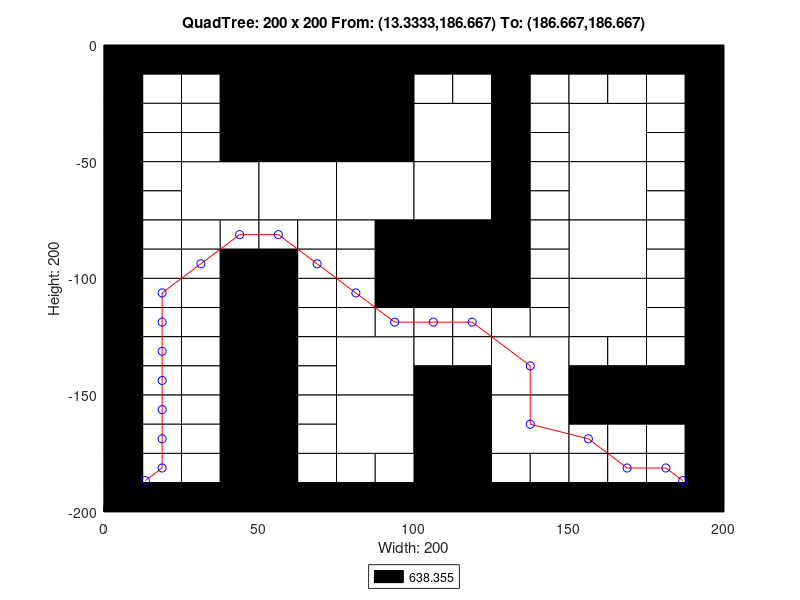

The MATLAB script that drew this image:
axis([0 200 -200 0]);
title('QuadTree: 200 x 200 From: (13.3333,186.667) To: (186.667,186.667)');
xlabel('Width: 200');
ylabel('Height: 200');
rectangle('Position',[50 -50 50 50], 'FaceColor',[0 0 0]);
rectangle('Position',[25 -75 25 25], 'FaceColor',[1 1 1]);
rectangle('Position',[50 -75 25 25], 'FaceColor',[1 1 1]);
rectangle('Position',[75 -75 25 25], 'FaceColor',[1 1 1]);
rectangle('Position',[100 -50 25 25], 'FaceColor',[1 1 1]);
rectangle('Position',[150 -50 25 25], 'FaceColor',[1 1 1]);
rectangle('Position',[100 -75 25 25], 'FaceColor',[1 1 1]);
rectangle('Position',[100 -100 25 25], 'FaceColor',[0 0 0]);
rectangle('Position',[150 -75 25 25], 'FaceColor',[1 1 1]);
rectangle('Position',[150 -100 25 25], 'FaceColor',[1 1 1]);
rectangle('Position',[75 -150 25 25], 'FaceColor',[1 1 1]);
rectangle('Position',[75 -175 25 25], 'FaceColor',[1 1 1]);
rectangle('Position',[125 -150 25 25], 'FaceColor',[1 1 1]);
rectangle('Position',[150 -125 25 25], 'FaceColor',[1 1 1]);
rectangle('Position',[100 -175 25 25], 'FaceColor',[0 0 0]);
rectangle('Position',[125 -175 25 25], 'FaceColor',[1 1 1]);
rectangle('Position',[100 -200 25 25], 'FaceColor',[0 0 0]);
rectangle('Position',[0 -12.5 12.5 12.5], 'FaceColor',[0 0 0]);
rectangle('Position',[12.5 -12.5 12.5 12.5], 'FaceColor',[0 0 0]);
rectangle('Position',[0 -25 12.5 12.5], 'FaceColor',[0 0 0]);
rectangle('Position',[12.5 -25 12.5 12.5], 'FaceColor',[1 1 1]);
rectangle('Position',[25 -12.5 12.5 12.5], 'FaceColor',[0 0 0]);
rectangle('Position',[37.5 -12.5 12.5 12.5], 'FaceColor',[0 0 0]);
rectangle('Position',[25 -25 12.5 12.5], 'FaceColor',[1 1 1]);
rectangle('Position',[37.5 -25 12.5 12.5], 'FaceColor',[0 0 0]);
rectangle('Position',[0 -37.5 12.5 12.5], 'FaceColor',[0 0 0]);
rectangle('Position',[12.5 -37.5 12.5 12.5], 'FaceColor',[1 1 1]);
rectangle('Position',[0 -50 12.5 12.5], 'FaceColor',[0 0 0]);
rectangle('Position',[12.5 -50 12.5 12.5], 'FaceColor',[1 1 1]);
rectangle('Position',[25 -37.5 12.5 12.5], 'FaceColor',[1 1 1]);
rectangle('Position',[37.5 -37.5 12.5 12.5], 'FaceColor',[0 0 0]);
rectangle('Position',[25 -50 12.5 12.5], 'FaceColor',[1 1 1]);
rectangle('Position',[37.5 -50 12.5 12.5], 'FaceColor',[0 0 0]);
rectangle('Position',[0 -62.5 12.5 12.5], 'FaceColor',[0 0 0]);
rectangle('Position',[12.5 -62.5 12.5 12.5], 'FaceColor',[1 1 1]);
rectangle('Position',[0 -75 12.5 12.5], 'FaceColor',[0 0 0]);
rectangle('Position',[12.5 -75 12.5 12.5], 'FaceColor',[1 1 1]);
rectangle('Position',[0 -87.5 12.5 12.5], 'FaceColor',[0 0 0]);
rectangle('Position',[12.5 -87.5 12.5 12.5], 'FaceColor',[1 1 1]);
rectangle('Position',[0 -100 12.5 12.5], 'FaceColor',[0 0 0]);
rectangle('Position',[12.5 -100 12.5 12.5], 'FaceColor',[1 1 1]);
rectangle('Position',[25 -87.5 12.5 12.5], 'FaceColor',[1 1 1]);
rectangle('Position',[37.5 -87.5 12.5 12.5], 'FaceColor',[1 1 1]);
rectangle('Position',[25 -100 12.5 12.5], 'FaceColor',[1 1 1]);
rectangle('Position',[37.5 -100 12.5 12.5], 'FaceColor',[0 0 0]);
rectangle('Position',[50 -87.5 12.5 12.5], 'FaceColor',[1 1 1]);
rectangle('Position',[62.5 -87.5 12.5 12.5], 'FaceColor',[1 1 1]);
rectangle('Position',[50 -100 12.5 12.5], 'FaceColor',[0 0 0]);
rectangle('Position',[62.5 -100 12.5 12.5], 'FaceColor',[1 1 1]);
rectangle('Position',[75 -87.5 12.5 12.5], 'FaceColor',[1 1 1]);
rectangle('Position',[87.5 -87.5 12.5 12.5], 'FaceColor',[0 0 0]);
rectangle('Position',[75 -100 12.5 12.5], 'FaceColor',[1 1 1]);
rectangle('Position',[87.5 -100 12.5 12.5], 'FaceColor',[0 0 0]);
rectangle('Position',[100 -12.5 12.5 12.5], 'FaceColor',[0 0 0]);
rectangle('Position',[112.5 -12.5 12.5 12.5], 'FaceColor',[0 0 0]);
rectangle('Position',[100 -25 12.5 12.5], 'FaceColor',[1 1 1]);
rectangle('Position',[112.5 -25 12.5 12.5], 'FaceColor',[1 1 1]);
rectangle('Position',[125 -12.5 12.5 12.5], 'FaceColor',[0 0 0]);
rectangle('Position',[137.5 -12.5 12.5 12.5], 'FaceColor',[0 0 0]);
rectangle('Position',[125 -25 12.5 12.5], 'FaceColor',[0 0 0]);
rectangle('Position',[137.5 -25 12.5 12.5], 'FaceColor',[1 1 1]);
rectangle('Position',[125 -37.5 12.5 12.5], 'FaceColor',[0 0 0]);
rectangle('Position',[137.5 -37.5 12.5 12.5], 'FaceColor',[1 1 1]);
rectangle('Position',[125 -50 12.5 12.5], 'FaceColor',[0 0 0]);
rectangle('Position',[137.5 -50 12.5 12.5], 'FaceColor',[1 1 1]);
rectangle('Position',[150 -12.5 12.5 12.5], 'FaceColor',[0 0 0]);
rectangle('Position',[162.5 -12.5 12.5 12.5], 'FaceColor',[0 0 0]);
rectangle('Position',[150 -25 12.5 12.5], 'FaceColor',[1 1 1]);
rectangle('Position',[162.5 -25 12.5 12.5], 'FaceColor',[1 1 1]);
rectangle('Position',[175 -12.5 12.5 12.5], 'FaceColor',[0 0 0]);
rectangle('Position',[187.5 -12.5 12.5 12.5], 'FaceColor',[0 0 0]);
rectangle('Position',[175 -25 12.5 12.5], 'FaceColor',[1 1 1]);
rectangle('Position',[187.5 -25 12.5 12.5], 'FaceColor',[0 0 0]);
rectangle('Position',[175 -37.5 12.5 12.5], 'FaceColor',[1 1 1]);
rectangle('Position',[187.5 -37.5 12.5 12.5], 'FaceColor',[0 0 0]);
rectangle('Position',[175 -50 12.5 12.5], 'FaceColor',[1 1 1]);
rectangle('Position',[187.5 -50 12.5 12.5], 'FaceColor',[0 0 0]);
rectangle('Position',[125 -62.5 12.5 12.5], 'FaceColor',[0 0 0]);
rectangle('Position',[137.5 -62.5 12.5 12.5], 'FaceColor',[1 1 1]);
rectangle('Position',[125 -75 12.5 12.5], 'FaceColor',[0 0 0]);
rectangle('Position',[137.5 -75 12.5 12.5], 'FaceColor',[1 1 1]);
rectangle('Position',[125 -87.5 12.5 12.5], 'FaceColor',[0 0 0]);
rectangle('Position',[137.5 -87.5 12.5 12.5], 'FaceColor',[1 1 1]);
rectangle('Position',[125 -100 12.5 12.5], 'FaceColor',[0 0 0]);
rectangle('Position',[137.5 -100 12.5 12.5], 'FaceColor',[1 1 1]);
rectangle('Position',[175 -62.5 12.5 12.5], 'FaceColor',[1 1 1]);
rectangle('Position',[187.5 -62.5 12.5 12.5], 'FaceColor',[0 0 0]);
rectangle('Position',[175 -75 12.5 12.5], 'FaceColor',[1 1 1]);
rectangle('Position',[187.5 -75 12.5 12.5], 'FaceColor',[0 0 0]);
rectangle('Position',[175 -87.5 12.5 12.5], 'FaceColor',[1 1 1]);
rectangle('Position',[187.5 -87.5 12.5 12.5], 'FaceColor',[0 0 0]);
rectangle('Position',[175 -100 12.5 12.5], 'FaceColor',[1 1 1]);
rectangle('Position',[187.5 -100 12.5 12.5], 'FaceColor',[0 0 0]);
rectangle('Position',[0 -112.5 12.5 12.5], 'FaceColor',[0 0 0]);
rectangle('Position',[12.5 -112.5 12.5 12.5], 'FaceColor',[1 1 1]);
rectangle('Position',[0 -125 12.5 12.5], 'FaceColor',[0 0 0]);
rectangle('Position',[12.5 -125 12.5 12.5], 'FaceColor',[1 1 1]);
rectangle('Position',[25 -112.5 12.5 12.5], 'FaceColor',[1 1 1]);
rectangle('Position',[37.5 -112.5 12.5 12.5], 'FaceColor',[0 0 0]);
rectangle('Position',[25 -125 12.5 12.5], 'FaceColor',[1 1 1]);
rectangle('Position',[37.5 -125 12.5 12.5], 'FaceColor',[0 0 0]);
rectangle('Position',[0 -137.5 12.5 12.5], 'FaceColor',[0 0 0]);
rectangle('Position',[12.5 -137.5 12.5 12.5], 'FaceColor',[1 1 1]);
rectangle('Position',[0 -150 12.5 12.5], 'FaceColor',[0 0 0]);
rectangle('Position',[12.5 -150 12.5 12.5], 'FaceColor',[1 1 1]);
rectangle('Position',[25 -137.5 12.5 12.5], 'FaceColor',[1 1 1]);
rectangle('Position',[37.5 -137.5 12.5 12.5], 'FaceColor',[0 0 0]);
rectangle('Position',[25 -150 12.5 12.5], 'FaceColor',[1 1 1]);
rectangle('Position',[37.5 -150 12.5 12.5], 'FaceColor',[0 0 0]);
rectangle('Position',[50 -112.5 12.5 12.5], 'FaceColor',[0 0 0]);
rectangle('Position',[62.5 -112.5 12.5 12.5], 'FaceColor',[1 1 1]);
rectangle('Position',[50 -125 12.5 12.5], 'FaceColor',[0 0 0]);
rectangle('Position',[62.5 -125 12.5 12.5], 'FaceColor',[1 1 1]);
rectangle('Position',[75 -112.5 12.5 12.5], 'FaceColor',[1 1 1]);
rectangle('Position',[87.5 -112.5 12.5 12.5], 'FaceColor',[0 0 0]);
rectangle('Position',[75 -125 12.5 12.5], 'FaceColor',[1 1 1]);
rectangle('Position',[87.5 -125 12.5 12.5], 'FaceColor',[1 1 1]);
rectangle('Position',[50 -137.5 12.5 12.5], 'FaceColor',[0 0 0]);
rectangle('Position',[62.5 -137.5 12.5 12.5], 'FaceColor',[1 1 1]);
rectangle('Position',[50 -150 12.5 12.5], 'FaceColor',[0 0 0]);
rectangle('Position',[62.5 -150 12.5 12.5], 'FaceColor',[1 1 1]);
rectangle('Position',[0 -162.5 12.5 12.5], 'FaceColor',[0 0 0]);
rectangle('Position',[12.5 -162.5 12.5 12.5], 'FaceColor',[1 1 1]);
rectangle('Position',[0 -175 12.5 12.5], 'FaceColor',[0 0 0]);
rectangle('Position',[12.5 -175 12.5 12.5], 'FaceColor',[1 1 1]);
rectangle('Position',[25 -162.5 12.5 12.5], 'FaceColor',[1 1 1]);
rectangle('Position',[37.5 -162.5 12.5 12.5], 'FaceColor',[0 0 0]);
rectangle('Position',[25 -175 12.5 12.5], 'FaceColor',[1 1 1]);
rectangle('Position',[37.5 -175 12.5 12.5], 'FaceColor',[0 0 0]);
rectangle('Position',[0 -187.5 12.5 12.5], 'FaceColor',[0 0 0]);
rectangle('Position',[12.5 -187.5 12.5 12.5], 'FaceColor',[1 1 1]);
rectangle('Position',[0 -200 12.5 12.5], 'FaceColor',[0 0 0]);
rectangle('Position',[12.5 -200 12.5 12.5], 'FaceColor',[0 0 0]);
rectangle('Position',[25 -187.5 12.5 12.5], 'FaceColor',[1 1 1]);
rectangle('Position',[37.5 -187.5 12.5 12.5], 'FaceColor',[0 0 0]);
rectangle('Position',[25 -200 12.5 12.5], 'FaceColor',[0 0 0]);
rectangle('Position',[37.5 -200 12.5 12.5], 'FaceColor',[0 0 0]);
rectangle('Position',[50 -162.5 12.5 12.5], 'FaceColor',[0 0 0]);
rectangle('Position',[62.5 -162.5 12.5 12.5], 'FaceColor',[1 1 1]);
rectangle('Position',[50 -175 12.5 12.5], 'FaceColor',[0 0 0]);
rectangle('Position',[62.5 -175 12.5 12.5], 'FaceColor',[1 1 1]);
rectangle('Position',[50 -187.5 12.5 12.5], 'FaceColor',[0 0 0]);
rectangle('Position',[62.5 -187.5 12.5 12.5], 'FaceColor',[1 1 1]);
rectangle('Position',[50 -200 12.5 12.5], 'FaceColor',[0 0 0]);
rectangle('Position',[62.5 -200 12.5 12.5], 'FaceColor',[0 0 0]);
rectangle('Position',[75 -187.5 12.5 12.5], 'FaceColor',[1 1 1]);
rectangle('Position',[87.5 -187.5 12.5 12.5], 'FaceColor',[1 1 1]);
rectangle('Position',[75 -200 12.5 12.5], 'FaceColor',[0 0 0]);
rectangle('Position',[87.5 -200 12.5 12.5], 'FaceColor',[0 0 0]);
rectangle('Position',[100 -112.5 12.5 12.5], 'FaceColor',[0 0 0]);
rectangle('Position',[112.5 -112.5 12.5 12.5], 'FaceColor',[0 0 0]);
rectangle('Position',[100 -125 12.5 12.5], 'FaceColor',[1 1 1]);
rectangle('Position',[112.5 -125 12.5 12.5], 'FaceColor',[1 1 1]);
rectangle('Position',[125 -112.5 12.5 12.5], 'FaceColor',[0 0 0]);
rectangle('Position',[137.5 -112.5 12.5 12.5], 'FaceColor',[1 1 1]);
rectangle('Position',[125 -125 12.5 12.5], 'FaceColor',[1 1 1]);
rectangle('Position',[137.5 -125 12.5 12.5], 'FaceColor',[1 1 1]);
rectangle('Position',[100 -137.5 12.5 12.5], 'FaceColor',[1 1 1]);
rectangle('Position',[112.5 -137.5 12.5 12.5], 'FaceColor',[1 1 1]);
rectangle('Position',[100 -150 12.5 12.5], 'FaceColor',[0 0 0]);
rectangle('Position',[112.5 -150 12.5 12.5], 'FaceColor',[0 0 0]);
rectangle('Position',[175 -112.5 12.5 12.5], 'FaceColor',[1 1 1]);
rectangle('Position',[187.5 -112.5 12.5 12.5], 'FaceColor',[0 0 0]);
rectangle('Position',[175 -125 12.5 12.5], 'FaceColor',[1 1 1]);
rectangle('Position',[187.5 -125 12.5 12.5], 'FaceColor',[0 0 0]);
rectangle('Position',[150 -137.5 12.5 12.5], 'FaceColor',[1 1 1]);
rectangle('Position',[162.5 -137.5 12.5 12.5], 'FaceColor',[1 1 1]);
rectangle('Position',[150 -150 12.5 12.5], 'FaceColor',[0 0 0]);
rectangle('Position',[162.5 -150 12.5 12.5], 'FaceColor',[0 0 0]);
rectangle('Position',[175 -137.5 12.5 12.5], 'FaceColor',[1 1 1]);
rectangle('Position',[187.5 -137.5 12.5 12.5], 'FaceColor',[0 0 0]);
rectangle('Position',[175 -150 12.5 12.5], 'FaceColor',[0 0 0]);
rectangle('Position',[187.5 -150 12.5 12.5], 'FaceColor',[0 0 0]);
rectangle('Position',[125 -187.5 12.5 12.5], 'FaceColor',[1 1 1]);
rectangle('Position',[137.5 -187.5 12.5 12.5], 'FaceColor',[1 1 1]);
rectangle('Position',[125 -200 12.5 12.5], 'FaceColor',[0 0 0]);
rectangle('Position',[137.5 -200 12.5 12.5], 'FaceColor',[0 0 0]);
rectangle('Position',[150 -162.5 12.5 12.5], 'FaceColor',[0 0 0]);
rectangle('Position',[162.5 -162.5 12.5 12.5], 'FaceColor',[0 0 0]);
rectangle('Position',[150 -175 12.5 12.5], 'FaceColor',[1 1 1]);
rectangle('Position',[162.5 -175 12.5 12.5], 'FaceColor',[1 1 1]);
rectangle('Position',[175 -162.5 12.5 12.5], 'FaceColor',[0 0 0]);
rectangle('Position',[187.5 -162.5 12.5 12.5], 'FaceColor',[0 0 0]);
rectangle('Position',[175 -175 12.5 12.5], 'FaceColor',[1 1 1]);
rectangle('Position',[187.5 -175 12.5 12.5], 'FaceColor',[0 0 0]);
rectangle('Position',[150 -187.5 12.5 12.5], 'FaceColor',[1 1 1]);
rectangle('Position',[162.5 -187.5 12.5 12.5], 'FaceColor',[1 1 1]);
rectangle('Position',[150 -200 12.5 12.5], 'FaceColor',[0 0 0]);
rectangle('Position',[162.5 -200 12.5 12.5], 'FaceColor',[0 0 0]);
rectangle('Position',[175 -187.5 12.5 12.5], 'FaceColor',[1 1 1]);
rectangle('Position',[187.5 -187.5 12.5 12.5], 'FaceColor',[0 0 0]);
rectangle('Position',[175 -200 12.5 12.5], 'FaceColor',[0 0 0]);
rectangle('Position',[187.5 -200 12.5 12.5], 'FaceColor',[0 0 0]);
X=[186.667,181.25,168.75,156.25,137.5,137.5,118.75,106.25,93.75,81.25,68.75,56.25,43.75,31.25,18.75,18.75,18.75,18.75,18.75,18.75,18.75,13.3333];
Y=[-186.667,-181.25,-181.25,-168.75,-162.5,-137.5,-118.75,-118.75,-118.75,-106.25,-93.75,-81.25,-81.25,-93.75,-106.25,-118.75,-131.25,-143.75,-156.25,-168.75,-181.25,-186.667];
hold on;
plot(X,Y,'r');
plot(X,Y,'bo');
legend('638.355','Location','southoutside');
